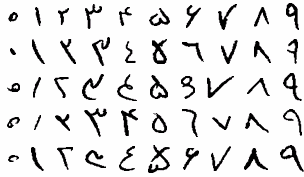
#> input picture img/input.png, 304 x 177 px
$ python main.py
#> lines starting #> are read from the running program, lines starting #| are printed output that depends on the picture; after the words box and inside, x2 and y2 are one past the last pixel; in counts of white or black regions, pixels touching at a corner belong together
import cv2
import os
import numpy as np

# Source path: /src/
SRC_PATH = os.path.dirname(os.path.abspath(__file__))
# Base path: /
BASE_PATH = os.path.join(os.path.dirname(SRC_PATH))
# Image path: /img/input.png
IMAGE_PATH = os.path.join(os.path.join(BASE_PATH, "img"), "input.png")
# Dataset path: /data/dataset.npz
DATASET_PATH = os.path.join(os.path.join(BASE_PATH, "data"), "dataset.npz")

MAX_CONTOUR_AREA = 500

# Load image
inputImage = cv2.imread(IMAGE_PATH, cv2.IMREAD_GRAYSCALE)
#> inputImage: shape (177, 304); min 0, max 254, mean 228.8
# Extending the image for 10 pixels in each direction with color (value) of 255 (white)
inputImage = cv2.copyMakeBorder(
    inputImage, 10, 10, 10, 10, cv2.BORDER_CONSTANT, value=255
)
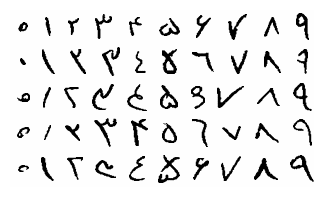
#> inputImage: shape (197, 324); min 0, max 255, mean 232.9
# Convert output image to color image
outputImage = cv2.cvtColor(inputImage, cv2.COLOR_GRAY2BGR)
tempImage = outputImage.copy()
# Clone the image
image = inputImage.copy()
# Thresholding to get the binary image
_, image = cv2.threshold(image, 240, 255, cv2.THRESH_BINARY)
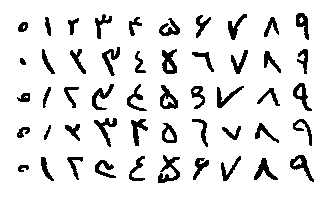
#> image: shape (197, 324); 88.7% white; 50 black regions, largest, box (x1, y1, x2, y2) and area: (158, 155, 180, 183) 273, (162, 49, 177, 74) 238, (290, 155, 314, 182) 221
# Remove noise
kernel = np.ones((4, 4), np.uint8)
image = cv2.erode(image, kernel, iterations=2)
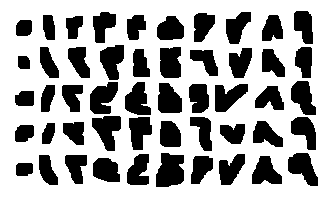
#> image: shape (197, 324); 64.6% white; 50 black regions, largest, box (x1, y1, x2, y2) and area: (156, 153, 184, 187) 775, (92, 116, 121, 151) 639, (90, 82, 118, 114) 635
image = cv2.dilate(image, kernel, iterations=2)
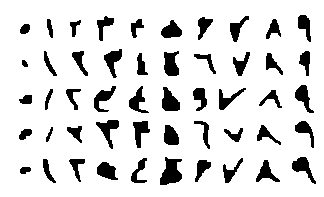
#> image: shape (197, 324); 86.4% white; 50 black regions
# Find all contours in the image
contours, _ = cv2.findContours(image, cv2.RETR_TREE, cv2.CHAIN_APPROX_SIMPLE)
#> contours = 51 contours; largest, box (x1, y1, x2, y2) and area: (0, 0, 324, 197) 63308, (159, 156, 183, 186) 447, (163, 50, 180, 77) 326, (161, 86, 181, 112) 326, (95, 119, 120, 150) 310

numberOfValidShapes = 0
digitsPositionList = []
digitsImageList = []

# Loop over all contours (images of persian digits)
for contour in contours:
    # https://docs.opencv.org/4.x/dd/d49/tutorial_py_contour_features.html
    # Find the center of the contour using moments (You can also use cv2.boundingRect or cv2.minEnclosingCircle and so on)
    moment = cv2.moments(contour)

    if moment["m00"] != 0:
        # Calculate the centroid of the contour
        x = int(moment["m10"] / moment["m00"])
        y = int(moment["m01"] / moment["m00"])
        # Size and coordinates of the square around the digit
        squareSize = 34
        squareStart = (x - squareSize // 2, y - squareSize // 2)
        squareEnd = (
            x + squareSize // 2,
            y + squareSize // 2,
        )
        # Get the area of the contour
        contourArea = cv2.contourArea(contour)

        if contourArea < MAX_CONTOUR_AREA:

            numberOfValidShapes += 1
            # Draw a square around the contour
            cv2.rectangle(outputImage, squareStart, squareEnd, (0, 255, 0), 1)
            # Crop current digit from the image
            currentDigitImage = inputImage[
                squareStart[1] : squareEnd[1], squareStart[0] : squareEnd[0]
            ]
            # Add the position of the digit to the list
            digitsPositionList.append([x, y])
            # Add the image of the digit to the list
            digitsImageList.append(currentDigitImage)
#> this loop made 51 passes
#> (contour, x, y, squareStart, squareEnd, contourArea) on pass 1: ([[0, 0], [0, 196], [323, 196], [323, 0]], 161, 98, (144, 81), (178, 115), 63308)
#> (x, y, squareStart, squareEnd, contourArea) on passes 2 to 7: (24, 169, (7, 152), (41, 186), 75), (106, 170, (89, 153), (123, 187), 279.5), (265, 172, (248, 155), (282, 189), 262.5), (201, 168, (184, 151), (218, 185), 209.5), (76, 166, (59, 149), (93, 183), 186), (47, 170, (30, 153), (64, 187), 151)
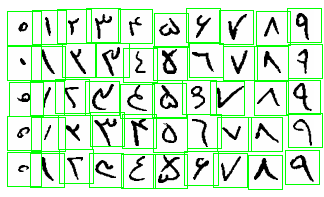
#> outputImage: shape (197, 324, 3); mean B, G, R 207.4, 233, 207.4
#> after the loop, digitsImageList = 50 items; digitsPositionList = 50 pairs, first value 24 to 305, second value 25 to 172; numberOfValidShapes = 50


# Sort the digits images by their positions
digitsImageList = [
    digitImage for _, digitImage in sorted(zip(digitsPositionList, digitsImageList))
]
# Sort the digits positions
digitsPositionList = sorted(digitsPositionList)

# Initialize the Persian digits dataset
datasetImages = np.zeros((numberOfValidShapes, squareSize, squareSize), dtype=np.uint8)
datasetLabels = np.zeros((numberOfValidShapes, 1), dtype=np.uint8)
#> datasetLabels = 50 values from 0 to 0

# Loop over the digits images
for item in range(len(digitsPositionList)):
    digitValue = item // 5
    # Add the digit image and label to the dataset
    datasetImages[item] = digitsImageList[item]
    datasetLabels[item] = digitValue
    # Put text at the digit position
    cv2.putText(
        outputImage,
        str(digitValue),
        (digitsPositionList[item][0] + 5, digitsPositionList[item][1] - 10),
        cv2.FONT_HERSHEY_SIMPLEX,
        0.5,
        (0, 0, 255),
        1,
    )
#> this loop made 50 passes
#> digitValue on passes 1 to 12: 0, 0, 0, 0, 0, 1, 1, 1, 1, 1, 2, 2
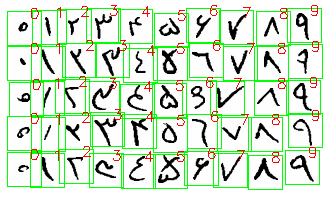
#> outputImage: shape (197, 324, 3); 1.97% of pixels changed, all inside (x1, y1, x2, y2) = (31, 5, 319, 163)
#> after the loop, datasetLabels = 50 values from 0 to 9

# Save the dataset in a file
np.savez_compressed(DATASET_PATH, images=datasetImages, labels=datasetLabels)

# You can load the dataset from the file using np.load method:
#
# data = np.load(DATASET_PATH)
# datasetImages = data['images']
# datasetLabels = data['labels']

print(f"Number of valid digits found: {numberOfValidShapes}")
#| Number of valid digits found: 50

# Show images in separate windows
cv2.imshow(f"inputImage", inputImage)
cv2.imshow(f"processedImage", image)
cv2.imshow(f"outputImage", outputImage)
# Show the last image of the dataset
cv2.imshow(f"{datasetLabels[49]}", datasetImages[49])
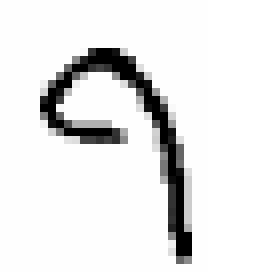
#> window '[9]': shape (34, 34) (shown 8 times larger); min 0, max 255, mean 231.4

# Save the ouput image in a file
cv2.imwrite(f"{BASE_PATH}/img/output.png", outputImage)

cv2.waitKey(0)
